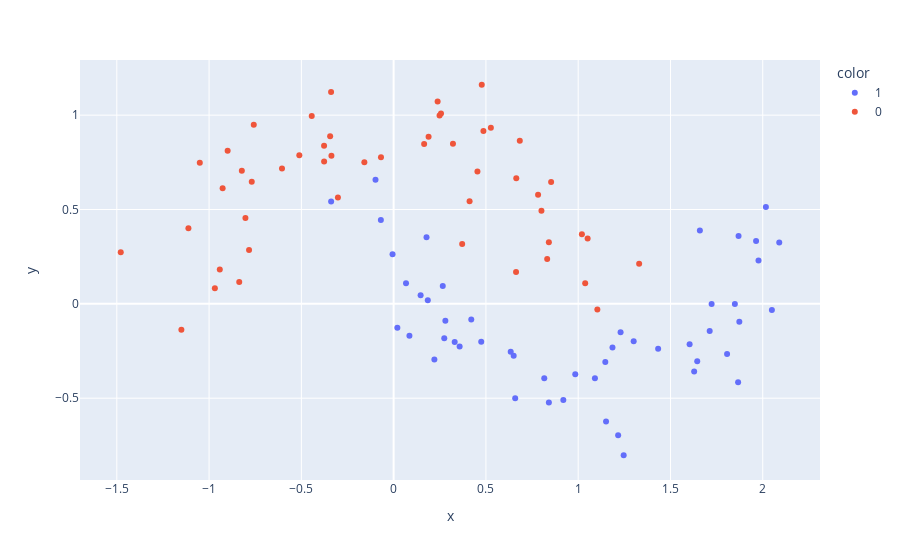

Notebook code for this chart:
### Code cell
px.scatter(x=X[:, 0], y=X[:, 1], color=pd.Series(y).astype("object"))
